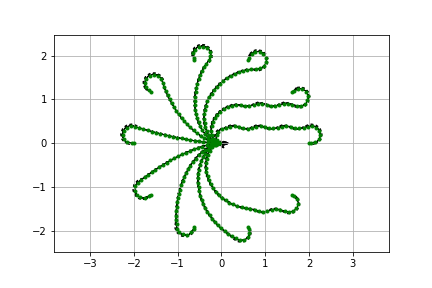

Reproduce this figure in Python.
#!/bin/env python3


"""

TP Reactive control for mobile robots

author: Alexandre Chapoutot and David Filliat

"""
import math

import numpy as np
import matplotlib.pyplot as plt

import vehicle_model as vm


# Parameters
show_animation = True
nbTest = 10


# Compute control
def bicycle_to_pose_control(xTrue, xGoal):
    """
    Compute control from current pose and goal point
    Input:
    - xTrue : current [x, y, \theta] robot pose
    - XGoal : [x, y, \theta] goal pose
    Output:
    - u : [v, \phi] control: speed and steering wheel angle
    """


    k_alpha = 10
    k_rho = 20
    k_beta = -2.5
    
    x, y , theta = xTrue
    x_g, y_g , theta_g = xGoal
    
    rho = np.sqrt((x-x_g)**2 + (y-y_g)**2)
    alpha =  vm.angle_wrap(np.arctan2((y_g - y),(x_g - x)) - theta)
    beta = theta_g - alpha - theta

    v = k_rho * rho
    phi = k_alpha * alpha + k_beta * beta
    
    
    u = np.array([v, phi])
    
    return u


# Main function
def main():
    print("reactive control of BiCycle Pose Start")

    Perf = []

    # loop from starting positions
    for i in range(nbTest):

        xGoal = np.array([0.0, 0.0, 0.0])
        xTrue = np.array([2.0 * np.cos(2*np.pi*i/nbTest),
                          2.0 * np.sin(2*np.pi*i/nbTest),
                          2*np.pi*i/nbTest])

        # Initial speed and angle
        v = 0
        phi = 0

        if show_animation:
            # for stopping simulation with the esc key.
            plt.gcf().canvas.mpl_connect('key_release_event',
                    lambda event: [exit(0) if event.key == 'escape' else None])
            plt.grid(True)
            plt.axis("equal")

        if show_animation:
            # display xGoal
            vm.plot_arrow(xGoal[0], xGoal[1], xGoal[2], fc='b')
            # display initial position
            vm.plot_arrow(xTrue[0], xTrue[1], xTrue[2], fc='r')

        k = 0
        while np.amax(np.absolute(vm.dist(xTrue[0:2], xGoal[0:2]))) > 0.05 and k < 10000:
            # Compute Control
            u = bicycle_to_pose_control(xTrue, xGoal)

            # Simulation of the vehicle motion
            [xTrue, u, v, phi] = vm.simulate_bicycle(xTrue, u, v, phi)

            if show_animation:
                if k % 100 == 1:
                    vm.plot_arrow(xTrue[0], xTrue[1], xTrue[2], fc='g')
                    plt.plot(xTrue[0], xTrue[1], ".g")
                    plt.pause(0.001)

            k = k + 1

        # Store performances
        Perf.append(k)

    # Display mean performances
    print('Mean goal reaching steps : ', np.mean(Perf))

    if show_animation:
        vm.plot_arrow(xTrue[0], xTrue[1], xTrue[2], fc='g')
        plt.plot(xTrue[0], xTrue[1], ".g")
        plt.pause(0.001)
        plt.savefig('bicycle_to_pose.png')
        print('Finished. Press Q in window to exit.')
        plt.show()


if __name__ == '__main__':
    print(__file__ + " start!!")
    main()
    print(__file__ + " Done!!")
